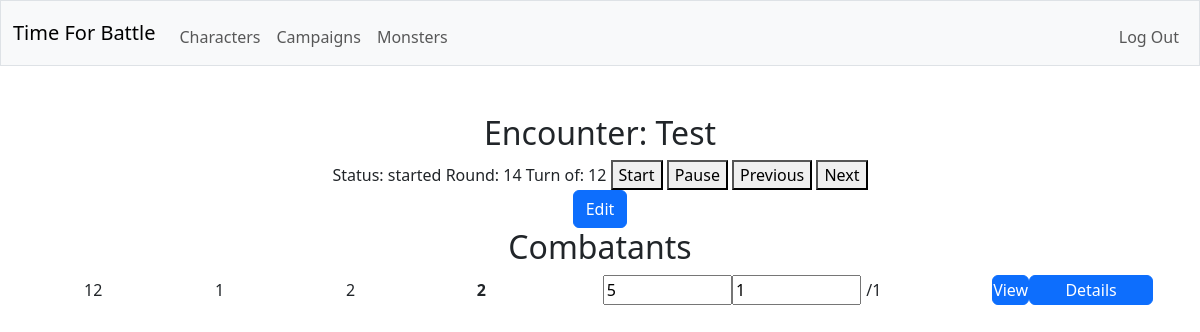
The app's page /encounter/1 (signed in) with its own data.
### tables this page shows
CREATE TABLE encounters (id INTEGER PRIMARY KEY NOT NULL, campaign_id INTEGER NOT NULL, status TEXT NOT NULL, round_count INTEGER NOT NULL, turn_combatant_id INTEGER NOT NULL, name TEXT NOT NULL, FOREIGN KEY (campaign_id) REFERENCES campaigns(id));

CREATE TABLE combatants (id INTEGER PRIMARY KEY NOT NULL, encounter_id INTEGER NOT NULL, creature_id INTEGER NOT NULL, initiative INTEGER, current_hitpoints INTEGER NOT NULL, is_visible INTEGER NOT NULL, FOREIGN KEY (encounter_id) REFERENCES encounters(id));

### app.py (the view)
@app.route("/encounter/<encounter_id>")
@login_required
def view_encounter(encounter_id):
    with sqlite3.connect(database) as conn:
        conn.row_factory = sqlite3.Row
        cur = conn.cursor()
        cur.execute(
            "SELECT * FROM encounters JOIN campaigns ON campaigns.id = encounters.campaign_id WHERE encounters.id = ?",
            (encounter_id,)
        )
        rows = [dict(row) for row in cur.fetchall()]
    if len(rows) != 1:
        return error("not found", 404)
    encounter = rows[0]
    with sqlite3.connect(database) as conn:
        conn.row_factory = sqlite3.Row
        cur = conn.cursor()
        cur.execute(
            "SELECT creatures.user_id FROM players JOIN creatures ON players.creature_id = creatures.id WHERE campaign_id = ?",
            (encounter["campaign_id"],)
        )
        player_user_ids = [dict(row) for row in cur.fetchall()]
    if encounter["dm_id"] != session["user_id"] and (encounter["status"] == "closed" or session["user_id"] not in list((user['user_id']) for user in player_user_ids)):
        return error("forbidden", 403)
    with sqlite3.connect(database) as conn:
        conn.row_factory = sqlite3.Row
        cur = conn.cursor()
        cur.execute(
            "SELECT * FROM combatants JOIN creatures ON creatures.id = combatants.creature_id LEFT JOIN characters ON characters.creature_id = combatants.creature_id LEFT JOIN monsters ON monsters.creature_id = combatants.creature_id WHERE encounter_id = ?",
            (encounter_id,)
        )
        combatants = [dict(row) for row in cur.fetchall()]
    combatants = sorted(combatants, key=lambda x: (x["initiative"] is not None, x["initiative"], x["initiative_bonus"] is not None, x["initiative_bonus"]), reverse=True)
    return render_template("encounter.html", user=session["user_id"], encounter=encounter, combatants=combatants)

### helpers.py (called while the page is built)
def login_required(f):
    @wraps(f)
    def decorated_function(*args, **kwargs):
        if session.get("user_id") is None:
            return redirect("/login")
        return f(*args, **kwargs)
    return decorated_function

### templates/encounter.html (shortened to what this page needs)
{% extends "layout.html" %}
{% block main %}
    <h2>Encounter: {{ encounter.name }}</h2>
    <label id="encounter_status">Status: {{ encounter.status }}</label>
    <label id="encounter_round_count">Round: {{ encounter.round_count }}</label>
    <label id="encounter_turn_id">Turn of: {{ encounter.turn_combatant_id }}</label>
    {% if encounter.dm_id == user %}
        <button type="button" onclick="send_encounter_status('started')">Start</button>
        <button type="button" onclick="send_encounter_status('paused')">Pause</button>
        <button type="button" onclick="send_encounter_turn(-1)">Previous</button>
        <button type="button" onclick="send_encounter_turn(1)">Next</button>
        <form action="/encounter/{{ encounter.id }}/edit" method="get">
            <button class="btn btn-primary" type="submit">Edit</button>
        </form>
    {% endif %}
    <h2>Combatants</h2>
    <ul id="combatants" class="formtable">
        {% for combatant in combatants %}
            <li id="{{ combatant.id }}">
                <span>
                    <label>{{ combatant.id }}</label>
                    <label>{{ combatant.user_id }}</label>
                    <label>{{ combatant.creature_id }}</label>
                    <label id="name_{{ combatant.id }}" {% if encounter.turn_combatant_id == combatant.id %} style="font-weight: bold;"{% endif %}>{{ combatant.name }}</label>
                    {% if combatant.user_id == user or encounter.dm_id == user %}
                        <input id="input_init_{{ combatant.id }}" onchange="send_init('{{ combatant.id }}', this.value)" type="text" value="{% if combatant.initiative == None %}{% else %}{{ combatant.initiative }}{% endif %}">
                        <input id="input_hp_{{ combatant.id }}" onchange="send_hp('{{ combatant.id }}', this.value)" type="text" value="{{ combatant.current_hitpoints }}">
                    {% endif %}
                    <label>/{{ combatant.max_hitpoints }}</label>
                    {% if combatant.user_id == user or encounter.dm_id == user %}
                        <form action="/{% if combatant.is_player %}character{% else %}monster{% endif %}/{{ combatant.creature_id }}" method="get">
                            <button class="btn btn-primary" type="submit">View</button>
                        </form>
                    {% endif %}
                    {% if encounter.dm_id == user %}
                        <button class="btn btn-primary" type="button" onclick="request_creature_info('{{ combatant.creature_id }}', '{{ combatant.is_player }}')">Details</button>
                    {% endif %}
                </span>
            </li>
        {% endfor %}
    </ul>
{% endblock %}

### static/styles.css (style rules this page uses)
.formtable li { display: flex; padding: 0px; width: 100%; min-height: 30px; }
.formtable input { text-align: left; width: 100%; height: 100%; min-height: 30px; }
.formtable label { text-align: left; display: flex; align-items: center; width: 100%; height: 100%; padding: 0px 5px 0px 5px; min-height: 30px; }
.formtable span { display: flex; align-items: center; width: 100%; height: 100%; padding: 0px 5px 0px 5px; min-height: 30px; }
.formtable button { width: 100%; height: 100%; padding: 0px; min-height: 30px; }

### records on screen
encounters: name "Test", status "started", round_count "14", turn_combatant_id "12"
combatants: id "12", user_id "1", creature_id "2", name "2", initiative "5", current_hitpoints "1", max_hitpoints "1"
